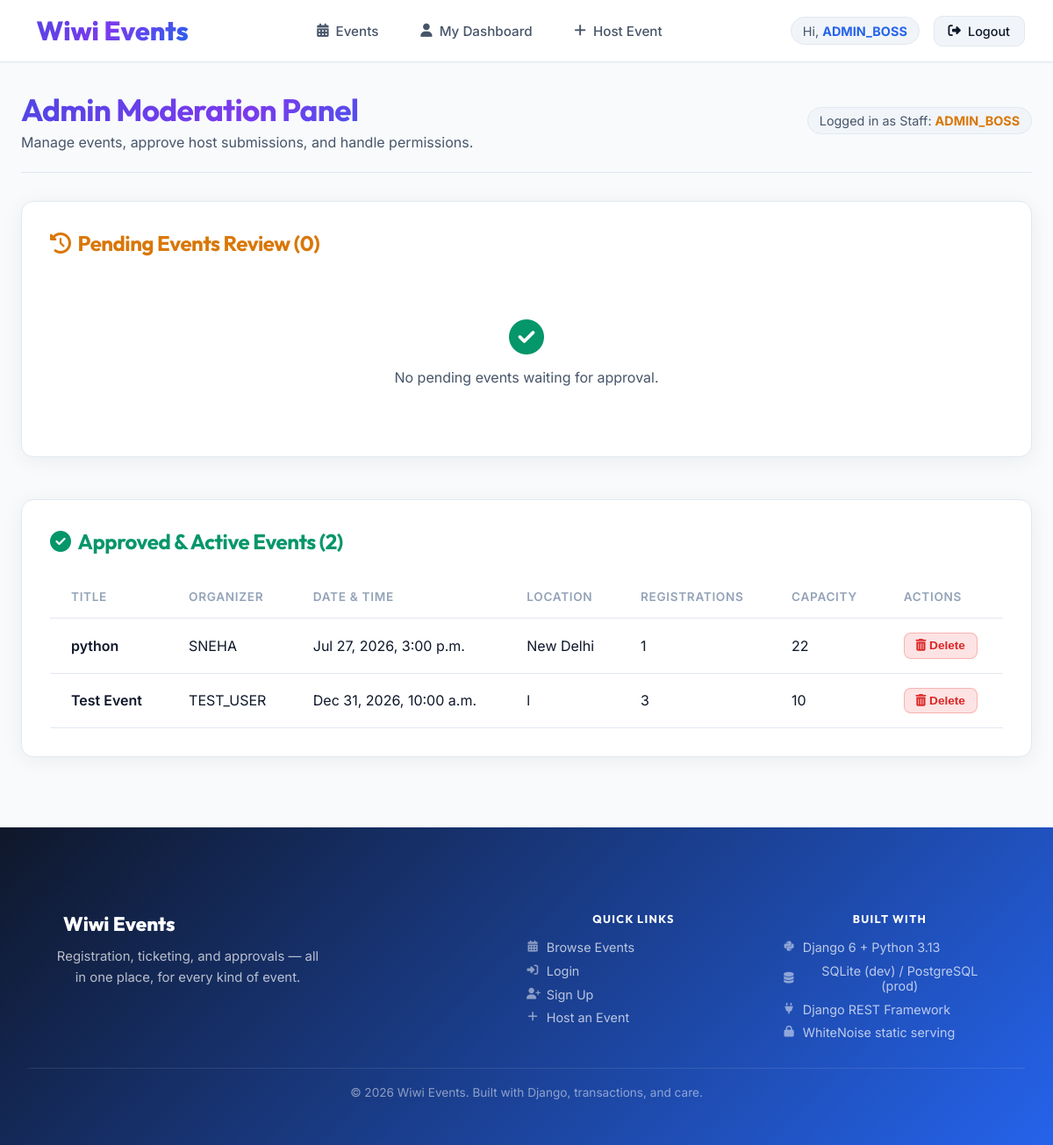
The page /dashboard/ (signed in) on the database its author committed.
### events/models.py (models this page shows, shortened)
class Event(models.Model):
    CATEGORY_CHOICES = [
        ('CONFERENCE', 'Conference'),
        ('WORKSHOP', 'Workshop'),
        ('MEETUP', 'Meetup'),
        ('HACKATHON', 'Hackathon'),
        ('WEBINAR', 'Webinar'),
        ('OTHER', 'Other'),
    ]
    EVENT_TYPE_CHOICES = [
        ('IN_PERSON', 'In-Person'),
        ('VIRTUAL', 'Virtual'),
        ('HYBRID', 'Hybrid'),
    ]
    title = models.CharField(max_length=200)
    description = models.TextField()
    location = models.CharField(max_length=200)
    date = models.DateTimeField()
    capacity = models.PositiveIntegerField()
    category = models.CharField(max_length=20, choices=CATEGORY_CHOICES, default='OTHER')
    event_type = models.CharField(max_length=20, choices=EVENT_TYPE_CHOICES, default='IN_PERSON')
    speaker_name = models.CharField(max_length=150, blank=True, default='')
    speaker_role = models.CharField(max_length=150, blank=True, default='')
    image = models.ImageField(upload_to='event_banners/', blank=True, null=True)
    is_approved = models.BooleanField(default=False)
    organizer = models.ForeignKey(User, on_delete=models.CASCADE, related_name='organized_events')
    created_at = models.DateTimeField(auto_now_add=True)

### events/views.py (the view)
# urls.py: path('dashboard/', views.admin_dashboard, name='admin_dashboard'),
@login_required
def admin_dashboard(request):
    if not request.user.is_staff:
        raise PermissionDenied("Only administrators can access the dashboard.")
    pending_events = Event.objects.filter(is_approved=False).order_by('-created_at')
    approved_events = Event.objects.filter(is_approved=True).order_by('-created_at')
    context = {
        'pending_events': pending_events,
        'approved_events': approved_events,
    }
    return render(request, 'events/admin_dashboard.html', context)

### events/templates/events/admin_dashboard.html (shortened to what this page needs)
{% extends 'events/base.html' %}
{% block content %}
<div class="dashboard-header">
    <div>
        <h1 class="dashboard-title">Admin Moderation Panel</h1>
        <p style="color: var(--text-secondary); margin-top: 0.3rem;">Manage events, approve host submissions, and handle permissions.</p>
    </div>
    <div class="welcome-text">
        Logged in as Staff: <strong style="color: var(--warning); text-transform: uppercase;">{{ request.user.username|upper }}</strong>
    </div>
</div>
<div class="glass-card table-container">
    <h2 class="section-title pending">
        <i class="fa-solid fa-clock-rotate-left"></i> Pending Events Review ({{ pending_events.count }})
    </h2>
    {% if pending_events %}
        <table class="admin-table">
            <thead>
                <tr>
                    <th>Title</th>
                    <th>Organizer</th>
                    <th>Date & Time</th>
                    <th>Location</th>
                    <th>Capacity</th>
                    <th>Actions</th>
                </tr>
            </thead>
            <tbody>
                {% for event in pending_events %}
                    <tr>
                        <td>
                            <a href="{% url 'event_detail' event.id %}" style="color: var(--text-primary); text-decoration: none; font-weight: 600;">
                                {{ event.title }}
                            </a>
                        </td>
                        <td style="text-transform: uppercase;">{{ event.organizer.username|upper }}</td>
                        <td>{{ event.date|date:"M d, Y, g:i a" }}</td>
                        <td>{{ event.location }}</td>
                        <td>{{ event.capacity }}</td>
                        <td>
                            <div style="display: flex; gap: 0.5rem;">
                                <form method="POST" action="{% url 'approve_event' event.id %}" style="display: inline;">
                                    {% csrf_token %}
                                    <button type="submit" class="btn-approve" style="padding: 0.4rem 0.8rem; font-size: 0.85rem;">
                                        <i class="fa-solid fa-circle-check"></i> Approve
                                    </button>
                                </form>
                                <form method="POST" action="{% url 'reject_event' event.id %}" style="display: inline;" onsubmit="return confirm('Are you sure you want to reject and delete this event submission?');">
                                    {% csrf_token %}
                                    <button type="submit" style="background: rgba(239, 68, 68, 0.15); color: var(--error); border: 1px solid rgba(239, 68, 68, 0.3); padding: 0.4rem 0.8rem; border-radius: 8px; font-size: 0.85rem; font-weight: 600; cursor: pointer;">
                                        <i class="fa-solid fa-circle-xmark"></i> Reject
                                    </button>
                                </form>
                            </div>
                        </td>
                    </tr>
                {% endfor %}
            </tbody>
        </table>
    {% else %}
        <div class="empty-state">
            <i class="fa-solid fa-circle-check" style="color: var(--success);"></i>
            No pending events waiting for approval.
        </div>
    {% endif %}
</div>
<div class="glass-card table-container">
    <h2 class="section-title approved">
        <i class="fa-solid fa-circle-check"></i> Approved & Active Events ({{ approved_events.count }})
    </h2>
    {% if approved_events %}
        <table class="admin-table">
            <thead>
                <tr>
                    <th>Title</th>
                    <th>Organizer</th>
                    <th>Date & Time</th>
                    <th>Location</th>
                    <th>Registrations</th>
                    <th>Capacity</th>
                    <th>Actions</th>
                </tr>
            </thead>
            <tbody>
                {% for event in approved_events %}
                    <tr>
                        <td>
                            <a href="{% url 'event_detail' event.id %}" style="color: var(--text-primary); text-decoration: none; font-weight: 600;">
                                {{ event.title }}
                            </a>
                        </td>
                        <td style="text-transform: uppercase;">{{ event.organizer.username|upper }}</td>
                        <td>{{ event.date|date:"M d, Y, g:i a" }}</td>
                        <td>{{ event.location }}</td>
                        <td>{{ event.registrations.count }}</td>
                        <td>{{ event.capacity }}</td>
                        <td>
                            <form method="POST" action="{% url 'delete_event' event.id %}" style="display: inline;" onsubmit="return confirm('Are you sure you want to delete this active event?');">
                                <button type="submit" style="background: rgba(239, 68, 68, 0.15); color: var(--error); border: 1px solid rgba(239, 68, 68, 0.3); padding: 0.4rem 0.8rem; border-radius: 8px; font-size: 0.85rem; font-weight: 600; cursor: pointer;">
                                    <i class="fa-solid fa-trash-can"></i> Delete
                                </button>
                            </form>
                        </td>
                    </tr>
                {% endfor %}
            </tbody>
        </table>
    {% else %}
        <div class="empty-state">
            <i class="fa-solid fa-calendar-minus"></i>
            No approved events exist yet.
        </div>
    {% endif %}
</div>
{% endblock %}

### events/templates/events/base.html (shortened to what this page needs)
<!DOCTYPE html>
<html lang="en">
<head>
    <link rel="stylesheet" href="https://cdnjs.cloudflare.com/ajax/libs/font-awesome/6.4.0/css/all.min.css">
</head>
<body>
    <nav>
        <a href="{% url 'event_list' %}" class="nav-logo">
             Wiwi Events
        </a>
        <ul class="nav-links">
            <li>
                <a href="{% url 'event_list' %}" class="nav-link {% if request.resolver_match.url_name == 'event_list' %}active{% endif %}">
                    <i class="fa-solid fa-calendar-days"></i> Events
                </a>
            </li>
            {% if request.user.is_authenticated %}
                <li>
                    <a href="{% url 'user_dashboard' %}" class="nav-link {% if request.resolver_match.url_name == 'user_dashboard' %}active{% endif %}">
                        <i class="fa-solid fa-user"></i> My Dashboard
                    </a>
                </li>
                <li>
                    <a href="{% url 'create_event' %}" class="nav-link {% if request.resolver_match.url_name == 'create_event' %}active{% endif %}">
                        <i class="fa-solid fa-plus"></i> Host Event
                    </a>
            {% endif %}
        </ul>
        <div class="nav-user">
            {% if request.user.is_authenticated %}
                <span class="welcome-text">Hi, <strong style="text-transform: uppercase;">{{ request.user.username|upper }}</strong></span>
                <a href="{% url 'logout' %}" class="btn-secondary" style="padding: 0.5rem 1rem;">
                    <i class="fa-solid fa-right-from-bracket"></i> Logout
                </a>
            {% else %}
                <a href="{% url 'login' %}" class="nav-link">Login</a>
                <a href="{% url 'register' %}" class="btn-create">Sign Up</a>
            {% endif %}
        </div>
    </nav>
    <div class="container">
        {% block content %}{% endblock %}
    </div>
    <footer class="site-footer">
        <div class="footer-inner">
            <div class="footer-cols">
                <div class="footer-col footer-brand">
                    <div class="footer-logo">
                        Wiwi Events
                    </div>
                    <p class="footer-tagline">Registration, ticketing, and approvals — all in one place, for every kind of event.</p>
                </div>
                <div class="footer-col">
                    <h4 class="footer-heading">Quick Links</h4>
                    <ul class="footer-links">
                        <li><a href="{% url 'event_list' %}"><i class="fa-solid fa-calendar-days"></i> Browse Events</a></li>
                        <li><a href="{% url 'login' %}"><i class="fa-solid fa-right-to-bracket"></i> Login</a></li>
                        <li><a href="{% url 'register' %}"><i class="fa-solid fa-user-plus"></i> Sign Up</a></li>
                        {% if request.user.is_authenticated %}
                        <li><a href="{% url 'create_event' %}"><i class="fa-solid fa-plus"></i> Host an Event</a></li>
                        {% endif %}
                    </ul>
                </div>
                <div class="footer-col">
                    <h4 class="footer-heading">Built With</h4>
                    <ul class="footer-links">
                        <li><i class="fa-brands fa-python"></i> Django 6 + Python 3.13</li>
                        <li><i class="fa-solid fa-database"></i> SQLite (dev) / PostgreSQL (prod)</li>
                        <li><i class="fa-solid fa-plug"></i> Django REST Framework</li>
                        <li><i class="fa-solid fa-lock"></i> WhiteNoise static serving</li>
                    </ul>
                </div>
            </div>
        </div>
        <div class="footer-bottom">
            &copy; 2026 Wiwi Events. Built with Django, transactions, and care.
        </div>
    </footer>
</body>
</html>

### events/templates/events/base.html (style rules this page uses)
:root { --bg-primary: #f8fafc; --bg-secondary: #ffffff; --bg-card: #ffffff; --border-glass: #e2e8f0; --border-glowing: rgba(99, 102, 241, 0.35); --accent-gradient: linear-gradient(135deg, #4f46e5 0%, #7c3aed 50%, #2563eb 100%); --accent-gradient-hover: linear-gradient(135deg, #4338ca 0%, #6d28d9 50%, #1d4ed8 100%); --accent-violet: #7c3aed; --accent-cyan: #2563eb; --accent-pink: #4f46e5; --text-primary: #0f172a; --text-secondary: #475569; --text-muted: #94a3b8; --success: #059669; --error: #dc2626; --warning: #d97706; --glow-shadow: 0 4px 14px rgba(79, 70, 229, 0.25); --card-shadow: 0 4px 24px rgba(15, 23, 42, 0.06); }
* { box-sizing: border-box; margin: 0; padding: 0; }
body { font-family: 'Inter', -apple-system, BlinkMacSystemFont, sans-serif; background-color: var(--bg-primary); color: var(--text-primary); min-height: 100vh; display: flex; flex-direction: column; overflow-x: hidden; }
h1, h2, h3, h4, h5, h6 { font-family: 'Outfit', sans-serif; font-weight: 700; letter-spacing: -0.02em; }
nav { background: #ffffff; border-bottom: 1px solid var(--border-glass); box-shadow: 0 1px 3px rgba(15, 23, 42, 0.04); position: sticky; top: 0; z-index: 100; padding: 1rem 2rem; display: flex; justify-content: space-between; align-items: center; }
.nav-logo { font-family: 'Outfit', sans-serif; font-size: 1.9rem; font-weight: 800; background: var(--accent-gradient); -webkit-background-clip: text; -webkit-text-fill-color: transparent; text-decoration: none; display: flex; align-items: center; gap: 0.6rem; transition: transform 0.3s ease; }
.nav-links { display: flex; align-items: center; gap: 1rem; list-style: none; }
.nav-link { color: var(--text-secondary); text-decoration: none; font-weight: 500; font-size: 0.95rem; transition: all 0.3s ease; display: flex; align-items: center; gap: 0.5rem; padding: 0.5rem 1rem; border-radius: 10px; }
.nav-user { display: flex; align-items: center; gap: 1rem; }
.welcome-text { color: var(--text-secondary); font-size: 0.9rem; background: #f1f5f9; padding: 0.4rem 0.8rem; border-radius: 20px; border: 1px solid var(--border-glass); }
.welcome-text strong { color: var(--accent-cyan); }
.container { flex: 1; width: 100%; max-width: 1240px; margin: 2rem auto; padding: 0 1.5rem; }
.glass-card { background: var(--bg-card); border: 1px solid var(--border-glass); border-radius: 14px; padding: 2rem; box-shadow: var(--card-shadow); transition: all 0.3s cubic-bezier(0.4, 0, 0.2, 1); }
footer { border-top: 1px solid var(--border-glass); padding: 2rem; text-align: center; color: var(--text-secondary); font-size: 0.9rem; margin-top: auto; background: #f1f5f9; }
.btn-secondary { background: #f1f5f9; color: var(--text-primary); border: 1px solid var(--border-glass); padding: 0.65rem 1.2rem; border-radius: 10px; font-size: 0.9rem; font-weight: 500; cursor: pointer; transition: all 0.3s ease; text-decoration: none; display: inline-flex; align-items: center; gap: 0.5rem; }
.site-footer { background: linear-gradient(135deg, rgba(15,23,42,1) 0%, rgba(37,99,235,1) 100%); border-top: none; margin-top: 0; color: rgba(255,255,255,0.8); }
.footer-inner { max-width: 1200px; margin: 0 auto; padding: 4rem 2rem 2rem; }
.footer-cols { display: grid; grid-template-columns: 2fr 1fr 1fr; gap: 3rem; }
.footer-logo { font-family: 'Outfit', sans-serif; font-weight: 800; font-size: 1.4rem; color: #ffffff; margin-bottom: 0.75rem; display: flex; align-items: center; gap: 0.5rem; }
.footer-tagline { color: rgba(255,255,255,0.7); font-size: 0.93rem; line-height: 1.6; max-width: 300px; }
.footer-heading { font-family: 'Outfit', sans-serif; font-size: 0.8rem; font-weight: 700; text-transform: uppercase; letter-spacing: 0.1em; color: #ffffff; margin-bottom: 1rem; }
.footer-links { list-style: none; padding: 0; margin: 0; display: flex; flex-direction: column; gap: 0.6rem; }
.footer-links li { display: flex; align-items: center; gap: 0.55rem; color: rgba(255,255,255,0.7); font-size: 0.9rem; }
.footer-links a { color: rgba(255,255,255,0.7); text-decoration: none; display: flex; align-items: center; gap: 0.55rem; transition: color 0.2s ease; }
.footer-links i { width: 14px; color: rgba(255,255,255,0.5); font-size: 0.8rem; }
.footer-bottom { border-top: 1px solid rgba(255,255,255,0.1); text-align: center; padding: 1.2rem 2rem; color: rgba(255,255,255,0.5); font-size: 0.85rem; }

### rows shown on the page
Event: title "python", organizer.username "SNEHA", date "Jul 27, 2026, 3:00 p.m.", location "New Delhi", registrations.count "1", capacity "22"
Event: title "Test Event", organizer.username "TEST_USER", date "Dec 31, 2026, 10:00 a.m.", location "l", registrations.count "3", capacity "10"

### other values the page prints
{{ request.user.username|upper }} "ADMIN_BOSS"
{{ pending_events.count }} "0"
{{ approved_events.count }} "2"
